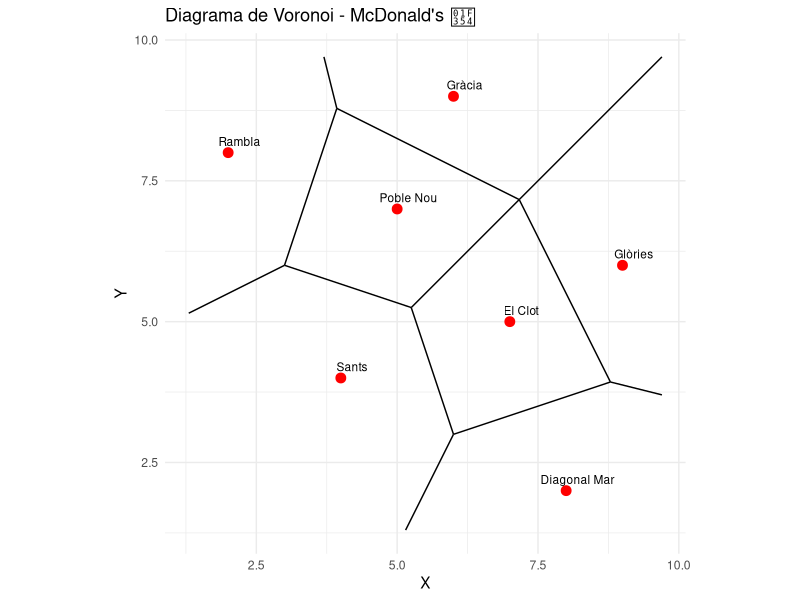

R code for this plot:

install.packages("deldir")
install.packages("ggplot2")
library(deldir)
library(ggplot2)

# Datos: coordenadas de los McDonald's
mcdonalds <- data.frame(
  name = c("Rambla", "Sants", "Gràcia", "Diagonal Mar", "Glòries", "El Clot", "Poble Nou"),
  x = c(2, 4, 6, 8, 9, 7, 5),
  y = c(8, 4, 9, 2, 6, 5, 7)
)

# Calculamos el diagrama de voronoi
vor <- deldir(mcdonalds$x, mcdonalds$y)

# Convertimos en dataframe
vor_df <- as.data.frame(vor$dirsgs)

# Visualización con ggplot2
ggplot() +
  geom_segment(data = vor_df, aes(x = x1, y = y1, xend = x2, yend = y2), color = "black") +
  geom_point(data = mcdonalds, aes(x = x, y = y), color = "red", size = 3) +
  geom_text(data = mcdonalds, aes(x = x + 0.2, y = y + 0.2, label = name), size = 3) +
  coord_fixed() +
  theme_minimal() +
  labs(title = "Diagrama de Voronoi - McDonald's 🍔", x = "X", y = "Y")
